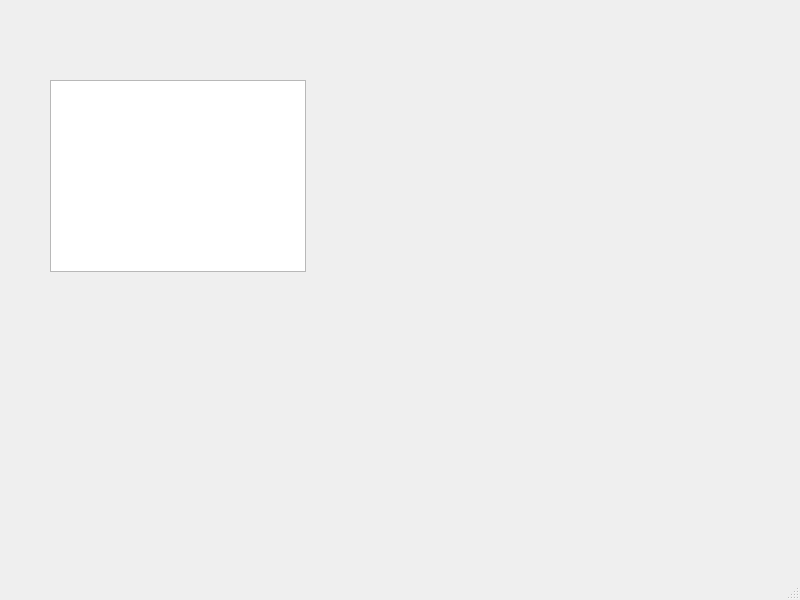
<?xml version="1.0" encoding="UTF-8"?>
<ui version="4.0">
 <class>MainWindow</class>
 <widget class="QMainWindow" name="MainWindow">
  <property name="geometry">
   <rect>
    <x>0</x>
    <y>0</y>
    <width>800</width>
    <height>600</height>
   </rect>
  </property>
  <property name="windowTitle">
   <string>MainWindow</string>
  </property>
  <widget class="QWidget" name="centralwidget">
   <widget class="QGraphicsView" name="graphicsView_panel">
    <property name="geometry">
     <rect>
      <x>50</x>
      <y>80</y>
      <width>256</width>
      <height>192</height>
     </rect>
    </property>
   </widget>
  </widget>
  <widget class="QMenuBar" name="menubar">
   <property name="geometry">
    <rect>
     <x>0</x>
     <y>0</y>
     <width>800</width>
     <height>21</height>
    </rect>
   </property>
  </widget>
  <widget class="QStatusBar" name="statusbar"/>
 </widget>
 <resources/>
 <connections/>
</ui>
